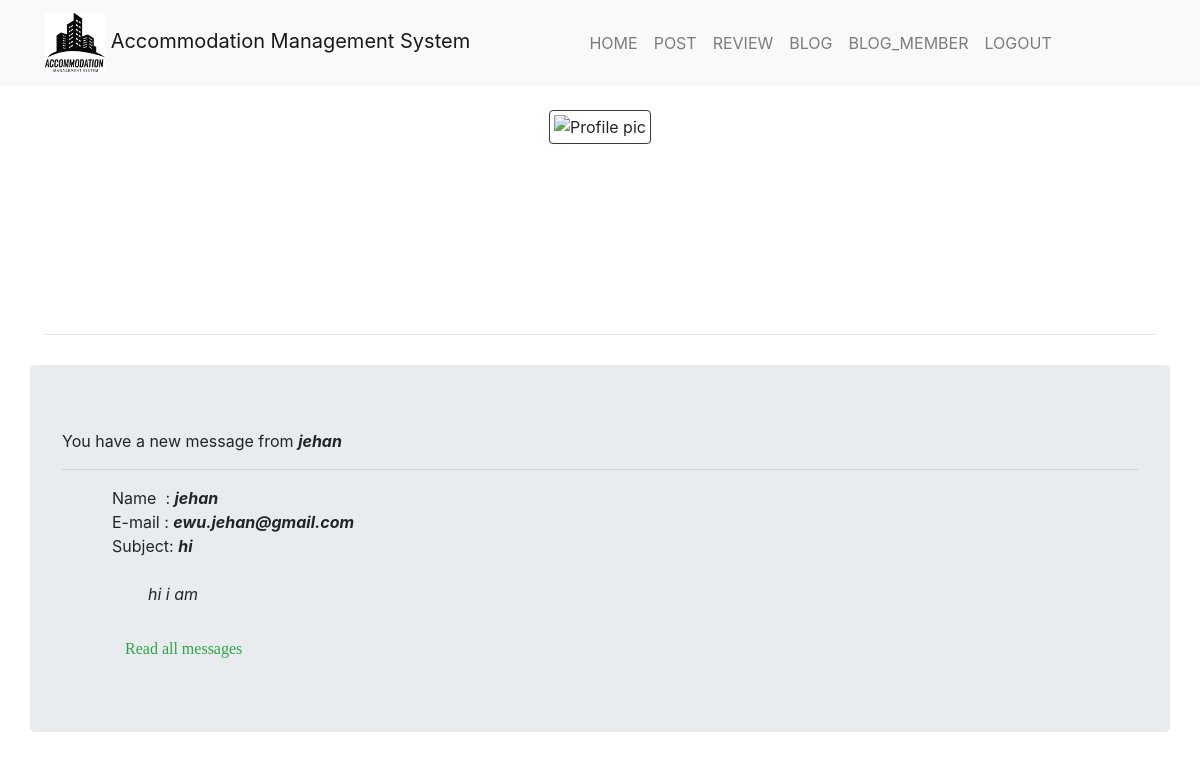
Page /admin/index.php (signed in) on the committed database.
### tables this page shows
CREATE TABLE `contact` (
  `id` int(11) NOT NULL,
  `name` varchar(100) NOT NULL,
  `email` varchar(50) NOT NULL,
  `subject` varchar(100) NOT NULL,
  `message` varchar(500) NOT NULL
);

### admin/index.php (the view, shortened to what this page needs)
<!DOCTYPE html>
<html lang="en">
<head>
        <link rel="stylesheet" href="../profile.css">
        <link rel="stylesheet" href="https://stackpath.bootstrapcdn.com/bootstrap/4.3.1/css/bootstrap.min.css">
    </head>
    <body>
        <nav class="navbar navbar-light bg-light navbar-expand-md">
            <div class="container">
                <a class="navbar-brand" href="profile.php"><img src="../images/logo.jpg" height="60px" width="60px"> Accommodation Management System</a>
                <ul class="navbar-nav mx-auto">
                    <li class="navbar-item">
                        <a class="nav-link" href="index.php">HOME</a>
                    </li>
                    <li class="navbar-item">
                        <a class="nav-link" href="index.php">POST</a>
                    </li>
                    <li class="navbar-item">
                        <a class="nav-link" href="review.php">REVIEW</a>
                    </li>
                    <li class="navbar-item">
                        <a class="nav-link" href="blog.php">BLOG</a>
                    </li>
                    <li class="navbar-item">
                        <a class="nav-link" href="blog_member.php">BLOG_MEMBER</a>
                    </li>
                    <li class="navbar-item">
                        <a class="nav-link" href="logout.php">LOGOUT</a>
                    </li>
                </ul>
                <?php
                    $id = $_SESSION['userid'];
                    $con = mysqli_connect("localhost","root","","fsf");
                    $sql = "select * from admin where id = $id";
                    $query = mysqli_query($con,$sql);
                    $row = mysqli_fetch_assoc($query);
                ?>
            </div>
        </nav>
        <div class="container" style="text-align: center">
            <br />
            <img src="<?php echo 'imgs/' . $row['image'] ?>" width="200" height="220" alt='Profile pic' class="border border-dark img-thumbnail"><br /><br />
            <?php
                echo "<i style='font-size: 20px'>"."<b>".$row["firstname"]."</i>"."</b>"."<br /><br />";
                echo $row["email"]."<br />";
                echo $row["phonenumber"]."<br />";
                echo "<br />";
                echo "<br />";
            ?>
            <hr>
        </div>
        <div class="container jumbotron" style="margin-top: 30px;">
        <?php
            $con = mysqli_connect("localhost","root","","fsf");
            $sql = "select * from contact order by id desc limit 1";
            $query = mysqli_query($con,$sql);
            $row = mysqli_fetch_assoc($query);
            echo "You have a new message from "."<b><i>".$row["name"]."</b></i>";
            echo "<hr align='left'>";
            echo "<div class='text-justify' style='padding-left: 50px'>";
                echo "Name   &nbsp: "."<b><i>".$row["name"]."</b></i><br />";
                echo "E-mail : "."<b><i>".$row["email"]."</b></i><br />";
                echo "Subject: "."<b><i>".$row["subject"]."</b></i><br /><br />";
                echo "&nbsp&nbsp&nbsp&nbsp&nbsp&nbsp&nbsp "."<i>".$row["message"]."</i>";?>
            <br /><br /><a href="message.php" style="font-family: imes New Roman" class="btn text-success">Read all messages</a>
            <?php
            echo "</div>";
        ?>
        </div>
    </body>
</html>

### rows in the picture
contact: name "jehan", email "ewu.jehan@gmail.com", subject "hi", message "hi i am"
